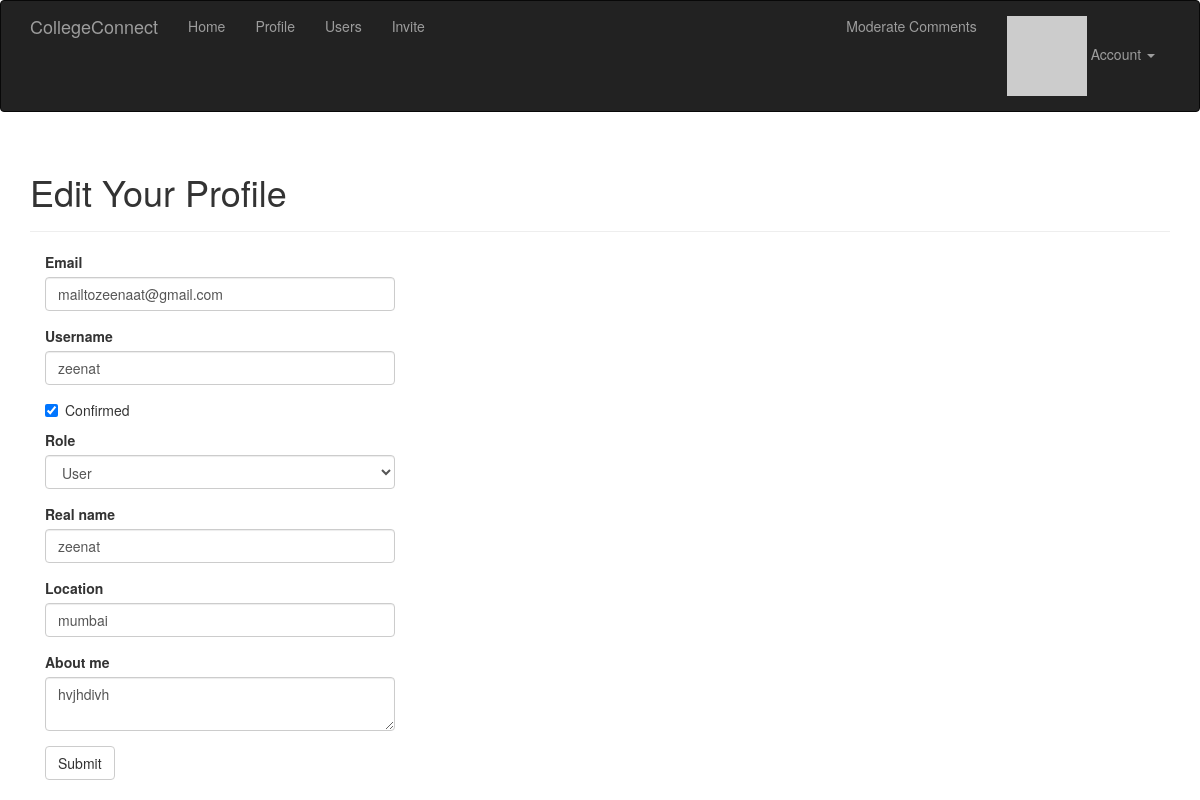
The app's page /edit-profile/3 (signed in), older data.
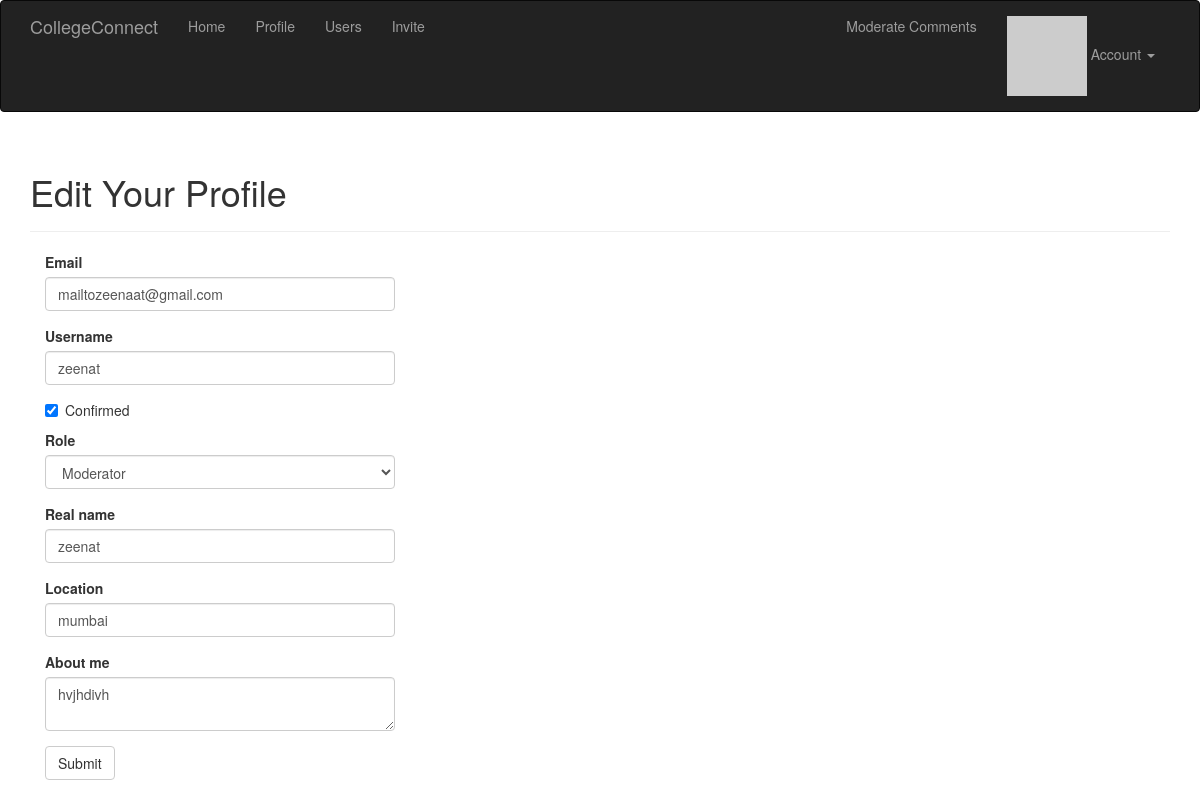
The same page, newer data.
### app/models.py (models this page shows, shortened)
class User(UserMixin, db.Model):
    __tablename__ = 'users'          # Table names should be plural.
    id = db.Column(db.Integer, primary_key=True)
    email = db.Column(db.String(64), unique=True, index=True)
    username = db.Column(db.String(64), unique=True, index=True)
    password_hash = db.Column(db.String)
    role_id = db.Column(db.Integer, db.ForeignKey('roles.id'))
    confirmed = db.Column(db.Boolean, default=False)
    location = db.Column(db.String(64))
    name = db.Column(db.String(64))
    about_me = db.Column(db.Text)
    member_since = db.Column(db.DateTime(), default=datetime.utcnow)
    last_seen = db.Column(db.DateTime(), default=datetime.utcnow)
    avatar_hash = db.Column(db.String(32))
    posts = db.relationship('Post', backref='author', lazy='dynamic')
    comments = db.relationship('Comment', backref='author', lazy='dynamic')
    '''
    These are the people who follow me
    '''
    followed = db.relationship(
        'Follow',
        foreign_keys=[Follow.follower_id],
        backref=db.backref('follower', lazy='joined'),
        lazy='dynamic',
        cascade='all, delete-orphan')
    '''
    These are people whome I follow
    '''
    followers = db.relationship(
        'Follow',
        foreign_keys=[Follow.followed_id],
        backref=db.backref('followed', lazy='joined'),
        lazy='dynamic',
        cascade='all, delete-orphan'
    )
    @property
    def password(self):
        raise AttributeError('Password is not a readable attribute')
    def can(self, permissions):
        return self.role is not None and (self.role.permissions & permissions) == permissions
    '''
    The ping method is called every time the request for user is received, by using before_app_request hook
    '''
    def ping(self):
        self.last_seen = datetime.utcnow()
        db.session.add(self)
    '''
    User avatar creation
    '''
    def gravatar(self, size=100, default='identicon', rating='g'):
        if request.is_secure:
            url = 'https://secure.gravatar.com/avatar'
        else:
            url = 'http://www.gravatar.com/avatar'
        hash = self.avatar_hash or  hashlib.md5(self.email.encode('utf-8')).hexdigest()
        return '{url}/{hash}?s={size}&d={default}&r={rating}'.format(url=url, size=size, default=default, rating=rating, hash=hash)
    def follow(self, user):
        if not self.is_following(user):
            f = Follow(follower=self, followed=user)
            db.session.add(f)
    '''
    This method is introduced to correct the values of DB to follow a user to itself
    '''

### app/main/views.py (the view, shortened to what this page needs)
@main.route('/edit-profile/<int:id>', methods=['GET', 'POST'])
@login_required
@admin_required
def edit_profile_admin(id):
    user = User.query.get_or_404(id)
    form = EditProfileAdminForm(user=user)
    form.email.data = user.email
    form.username.data = user.username
    form.confirmed.data = user.confirmed
    form.role.data = user.role_id
    form.name.data = user.name
    form.location.data = user.location
    form.about_me.data = user.about_me
    return render_template('edit_profile.html', form=form, user=user)

### app/main/forms.py (shortened to what this page needs)
class EditProfileAdminForm(Form):
    email = StringField('Email', validators=[Email(), Required(), Length(1, 64)])
    username = StringField('Username', validators=[Required(), Length(1, 64), Regexp('^[A-Za-z][A-Za-z0-9_.]*$', 0, 'Username must have only letters, numbers, dollors underscore and peroids')])
    confirmed = BooleanField('Confirmed')
    role = SelectField('Role', coerce=int)
    name = StringField('Real name', validators=[Length(1, 64)])
    location = StringField('Location', validators=[Length(1, 64)])
    about_me = TextAreaField('About me')
    submit = SubmitField('Submit')
    def __init__(self, user, *args, **kwargs):
        super(EditProfileAdminForm, self).__init__(*args, **kwargs)
        self.role.choices = [(role.id, role.name) for role in Role.query.order_by(Role.name).all()]
        self.user = user

### app/auth/views.py (called while the page is built)
@auth.before_app_request
def before_request():
    if current_user.is_authenticated():
        current_user.ping()
        if not current_user.confirmed and request.endpoint[:5] != 'auth.':
            return redirect(url_for('auth.unconfirmed'))

### app/main/__init__.py (called while the page is built)
@main.app_context_processor
def inject_permission():
    return dict(Permission=Permission)

### app/templates/edit_profile.html (shortened to what this page needs)
{% extends "base.html" %}
{% import "bootstrap/wtf.html" as wtf %}
{% block page_content %}
<div class="page-header">
    <h1>Edit Your Profile</h1>
</div>
<div class="col-md-4">
    {{ wtf.quick_form(form) }}
</div>
{% endblock %}

Row changes from the older to the newer data that the page shows:
changed User "mailtozeenaat@gmail.com": role "User" → "Moderator"
